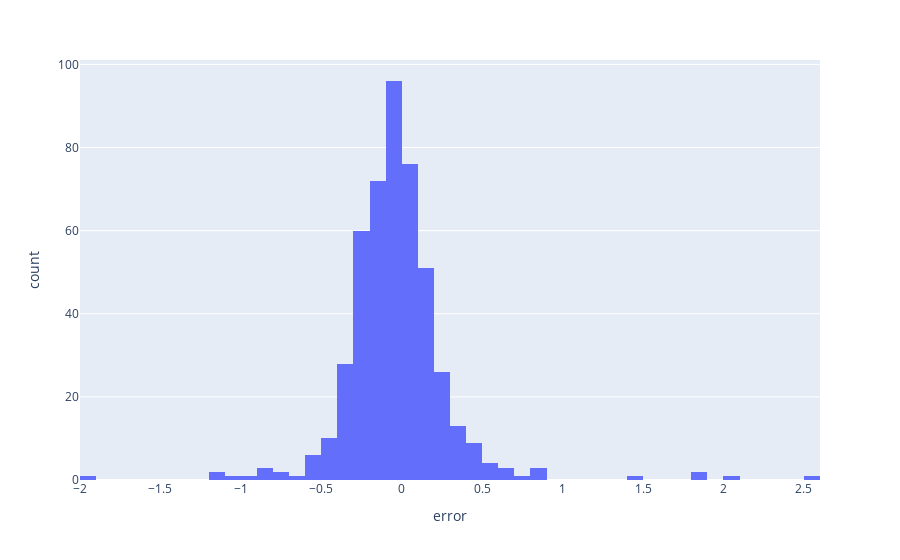

Write notebook code for a chart like this one.
### Markdown cell above
Tirar o titulo do grafico 

deixar tudo em portugues 

y = ROC
Legenda a linha azul e vermelha - real vs predito

Chamar index de days

### Code cell
show_distribution_error()

### Figure 1 — Plotly figure (JSON) as saved in the notebook; plotly's stock layout.template omitted (floating-point values rounded to 4 significant figures; data arrays with more than 128 entries replaced by an {"elided": "..."} marker saying what was removed)
{"data": [{"alignmentgroup": "True", "bingroup": "x", "hovertemplate": "error=%{x}<br>count=%{y}<extra></extra>", "legendgroup": "", "marker": {"color": "#636efa", "pattern": {"shape": ""}}, "name": "", "offsetgroup": "", "orientation": "v", "showlegend": false, "type": "histogram", "x": {"elided": "474 float values"}, "xaxis": "x", "yaxis": "y"}], "layout": {"barmode": "relative", "legend": {"tracegroupgap": 0}, "margin": {"t": 60}, "xaxis": {"anchor": "y", "domain": [0, 1], "title": {"text": "error"}}, "yaxis": {"anchor": "x", "domain": [0, 1], "title": {"text": "count"}}}}
